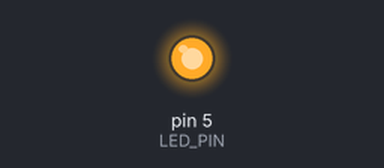
A sketch run on a simulated Arduino Uno, built with avr-gcc and run on an emulated ATmega328P. Shown: output pins drawn as LEDs (lit = HIGH). What the sketch prints to the serial monitor is not drawn.

Above: at 0.1 s.
At 39.6 s:
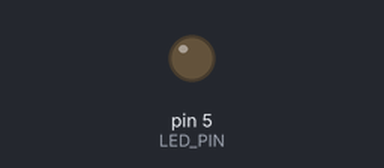
Timing chart, 0 to 40.0 s (numbered marks = the images above):
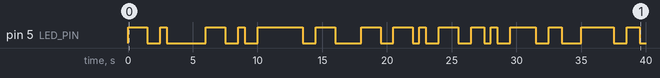

Measured:
- by itself, pin 5 (LED_PIN): LOW → HIGH at 0.00 s, → LOW 1.5 s later, → HIGH 1.0 s later, → LOW 0.50 s later, … (32 changes in this stretch)

The sketch:

esp8266tT.ino
```cpp
// --- TRANSMITTER V_OOK_PACKET (Sends String Packet) ---

const int LED_PIN = 5; // D1

String message = "Optical Data Transmission";
char startMarker = '@';
char endMarker = '@';

int bit_duration = 500; // 500ms per bit

void setup() {
  pinMode(LED_PIN, OUTPUT);
  digitalWrite(LED_PIN, LOW); // Start with LED OFF
  Serial.begin(115200); // Optional, for monitoring
}

void loop() {
  Serial.println("--- Sending New Packet ---");

  // 1. Send the Start Marker '@'
  Serial.print("Sending Start Marker: @");
  send_char(startMarker);
  Serial.println(" ...Done.");

  // 2. Send the message, character by character
  for (int i = 0; i < message.length(); i++) {
    char c = message.charAt(i);
    Serial.print("Sending Char: "); Serial.print(c);
    send_char(c);
    Serial.println(" ...Done.");
  }

  // 3. Send the End Marker '@'
  Serial.print("Sending End Marker: @");
  send_char(endMarker);
  Serial.println(" ...Done.");

  // 4. Wait for 5 seconds (silence)
  Serial.println("--- End of Packet. Pausing... ---\n");
  digitalWrite(LED_PIN, LOW);
  delay(5000);
}

// This function sends one full character (8 bits)
void send_char(char c) {
  // 1. Send a Start Signal (for this character)
  digitalWrite(LED_PIN, HIGH);
  delay(1500); // 1.5s ON pulse

  // 2. Send a Separation Gap
  digitalWrite(LED_PIN, LOW);
  delay(500); // 0.5s OFF gap

  // 3. Send the 8 bits of the character
  for (int i = 7; i >= 0; i--) { // MSB first
    if (bitRead(c, i) == 1) {
      digitalWrite(LED_PIN, HIGH); // LEDs ON for '1'
    } else {
      digitalWrite(LED_PIN, LOW);  // LEDs OFF for '0'
    }
    delay(bit_duration); // Hold for 500ms
  }
}
```
